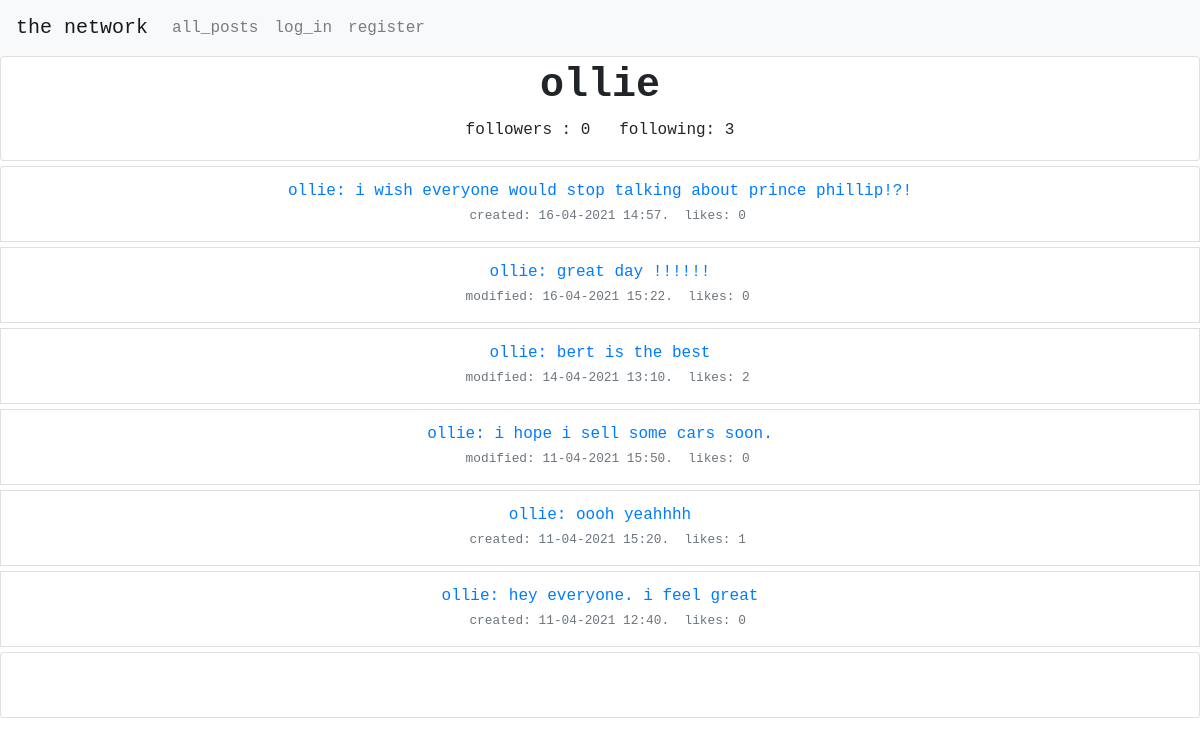
The app's page /profile/e74fc9009aaf42ddb557c6cfecdd869c/, older data.
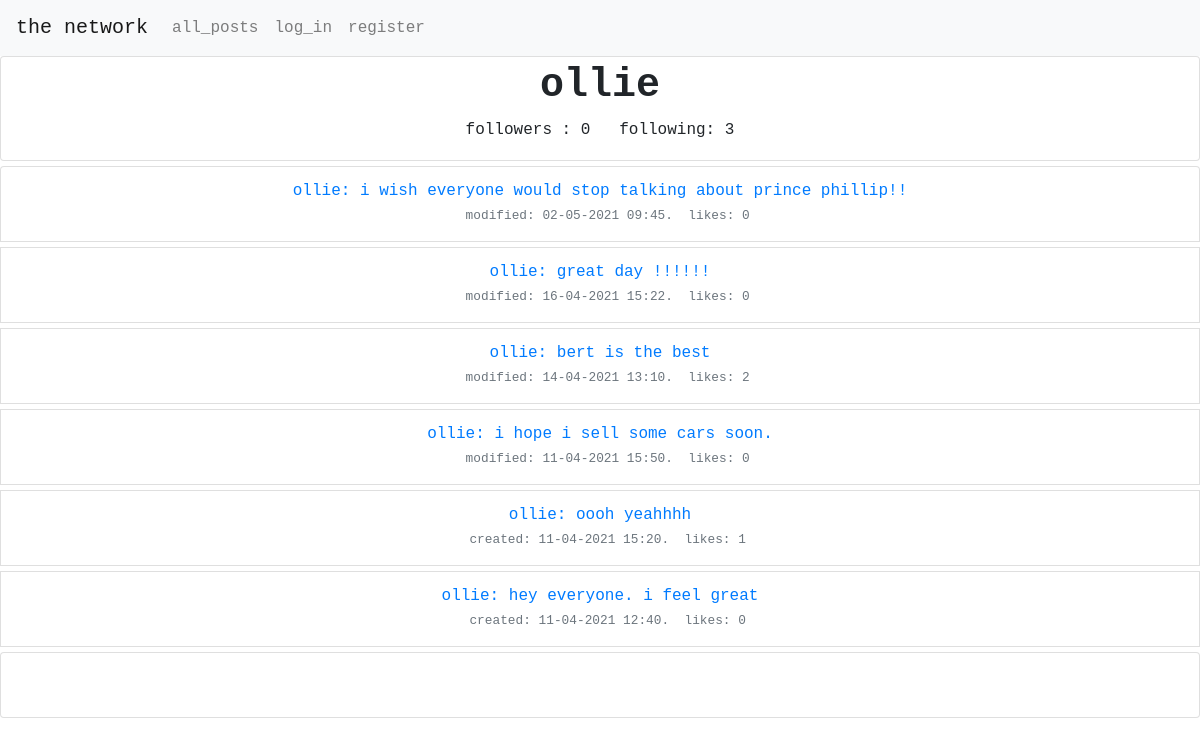
The same page, newer data.
### network/models.py (models this page shows, shortened)
class User(AbstractUser):
    id = models.UUIDField(
        primary_key=True,
        default=uuid.uuid4,
        editable=False
    )
    def __str__(self):
        return self.username
    def get_number_of_followers(self):
        return Follow.objects.filter(user_id=self.id).count()
    def get_number_of_other_users_followed(self):
        return Follow.objects.filter(follower_id=self.id).count()

class TimestampedBaseModel(models.Model):
    id = models.UUIDField(
        primary_key=True,
        default=uuid.uuid4,
        editable=False
    )
    created_at = models.DateTimeField(
        auto_now_add=True,
        editable=False,
        null=False
    )
    updated_at = models.DateTimeField(
        auto_now=True,
        editable=False,
        null=False
    )
    class Meta:
        abstract = True

class Post(TimestampedBaseModel):
    user = models.ForeignKey(
        'User',
        related_name='posts',
        verbose_name='User',
        on_delete=models.CASCADE
    )
    content = models.TextField(
        max_length=500
    )
    class Meta:
        ordering = ['-created_at']
        verbose_name_plural = "Posts"
        indexes = [
            models.Index(fields=['user']),
            models.Index(fields=['-created_at']),
        ]
    def get_number_of_likes(self):
        return Like.objects.filter(post_id=self.id).count()
    def created_or_modified(self):
        created = self.created_at.strftime('%d-%m-%Y %H:%M')
        updated = self.updated_at.strftime('%d-%m-%Y %H:%M')
        if created != updated:
            return f"modified: {updated}"
        else:
            return f" created: {created}"

### network/views.py (the view)
# urls.py: path("profile/<str:user_id>/", views.profile, name="profile"),
def profile(request, user_id):
    if Follow.objects.filter(user_id=user_id, follower=request.user.id):
        style = "text-decoration:line-through"
    else:
        style = ""
    liked_posts = users_liked_posts(request)
    post_list = Post.objects.filter(user_id=user_id)
    posts = paginate(request, post_list)
    return render(request, "network/profile.html",
                  {"style": style, "posts": posts, "viewed_user": User.objects.get(id=user_id),
                   "liked_posts": liked_posts})

### network/utils.py (called while the page is built)
def paginate(request, post_list):
    page = request.GET.get('page', 1)
    """ split posts into  sets of 10"""
    paginator = Paginator(post_list, 10)
    """ set which posts to display """
    try:
        posts = paginator.page(page)
    except PageNotAnInteger:
        """ set page 1 if request is not specific """
        posts = paginator.page(1)
    except EmptyPage:
        """  display final posts if empty page is requested """
        posts = paginator.page(paginator.num_pages)
    return posts

def users_liked_posts(request):
    liked_posts = ""
    if request.user.is_authenticated:
        liked_posts = request.user.get_liked_posts()
    return liked_posts

### network/templates/network/profile.html (shortened to what this page needs)
{% extends "network/layout.html" %}
{% block body %}
    <div class="row" id="profile header">
        <div class="col">
            <div class="card" style="padding-top: 5px;padding-bottom: 5px;">
                <h1 class="text-monospace text-center" style="margin-left: 15px;margin-right: 15px;">
                    {% if user != viewed_user %}
                        <strong>{{ viewed_user.username }}</strong>{% else %}
                        <strong>{{ viewed_user.username }}</strong>{% endif %}</h1>
                <div class="card-body text-center" style="padding-bottom: 0px;padding-top: 0px;">
                    <p class="text-monospace text-center card-text" style="margin-bottom: 13px;">followers
                        : <span id="number_of_followers">{{ viewed_user.get_number_of_followers }}</span>&nbsp;
                        &nbsp;following: {{ viewed_user.get_number_of_other_users_followed }}</p>
                    {% if user.is_authenticated %}
                        {% if user != viewed_user %}
                            {% load static %}
                        {% endif %}
                    {% endif %}
                </div>
            </div>
        </div>
    </div>
    {% include 'network/posts.html' %}
    {% load static %}
{% endblock %}

### network/templates/network/layout.html (shortened to what this page needs)
{% load static %}
<!DOCTYPE html>
<html lang="en">
<head>
    <link rel="stylesheet" href="https://stackpath.bootstrapcdn.com/bootstrap/4.4.1/css/bootstrap.min.css"
>
    <link href="{% static 'network/styles.css' %}" rel="stylesheet">
</head>
<body>
<nav class="navbar navbar-expand-lg navbar-light bg-light text-monospace">
    <a class="navbar-brand" href="{% url 'index' %}">the network</a>
    <div>
        <ul class="navbar-nav mr-auto">
            <li class="nav-item">
                <a class="nav-link" href="{% url 'index' %}">all_posts</a>
            </li>
            {% if user.is_authenticated %}
                <li class="nav-item">
                    <a class="nav-link" href="{% url 'following' %}">following</a>
                </li>
                <li class="nav-item">
                    <a class="nav-link" href="{% url 'logout' %}">log_out</a>
                </li>
            {% else %}
                <li class="nav-item">
                    <a class="nav-link" href="{% url 'login' %}">log_in</a>
                </li>
                <li class="nav-item">
                    <a class="nav-link" href="{% url 'register' %}">register</a>
                </li>
            {% endif %}
        </ul>
    </div>
</nav>
<div class="body">
    {% block body %}
    {% endblock %}
</div>
</body>
</html>

### network/templates/network/posts.html (shortened to what this page needs)
<ul class="list-group">
    {% for post in posts %}
        <li class="list-group-item" style="margin-top:5px;">
            <div class="media">
                <div class="media-body">
                    <div class="media" style="overflow:visible;">
                        <div class="media-body" style="overflow:visible;">
                            <div class="row">
                                <div class="col-md-12 text-monospace text-primary text-center">
                                    <p class="text-monospace text-center" style="margin-bottom: 2px;"">
                                    <span class="content-box" id="content-box-{{ post.id }}">
<a href="/profile/{{ post.user_id }}">{{ post.user }}<a>: <span id="content_{{ post.id }}">{{ post.content }}</span>
                                    </span>
                                    <br><small class="text-muted"> &nbsp; <span
                                        id="created_updated{{ post.id }}">{{ post.created_or_modified }}</span>.&nbsp;
                                    likes:
                                    <span id="like_number_{{ post.id }}">{{ post.get_number_of_likes }} </span>
                                </small></p>
                                </div>
                            </div>
                        </div>
                    </div>
                </div>
            </div>
        </li>
    {% endfor %}
</ul>
<ul class="list-group">
    <li class="list-group-item" style="margin-top:5px;">
        <div class="media">
            <div class="media-body">
                <div class="media" style="overflow:visible;">
                    <div class="media-body" style="overflow:visible;">
                        <div class="row">
                            <div class="col-md-12 text-monospace">
                                <p class="text-monospace text-center">
                                    <br></p>
                            </div>
                        </div>
                    </div>
                </div>
            </div>
        </div>
    </li>
</ul>

### network/static/network/styles.css (style rules this page uses)
p { text-transform: lowercase; }

Row changes from the older to the newer data that the page shows:
changed Post: content "i wish everyone would stop talking about prince phillip!?!" → "i wish everyone would stop talking about prince phillip!!"; created_or_modified "created: 16-04-2021 14:57" → "modified: 02-05-2021 09:45"
